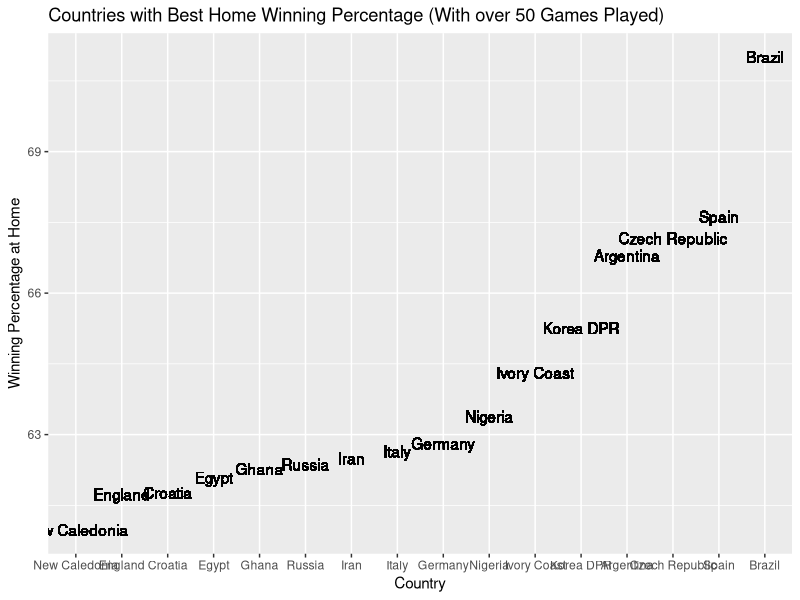
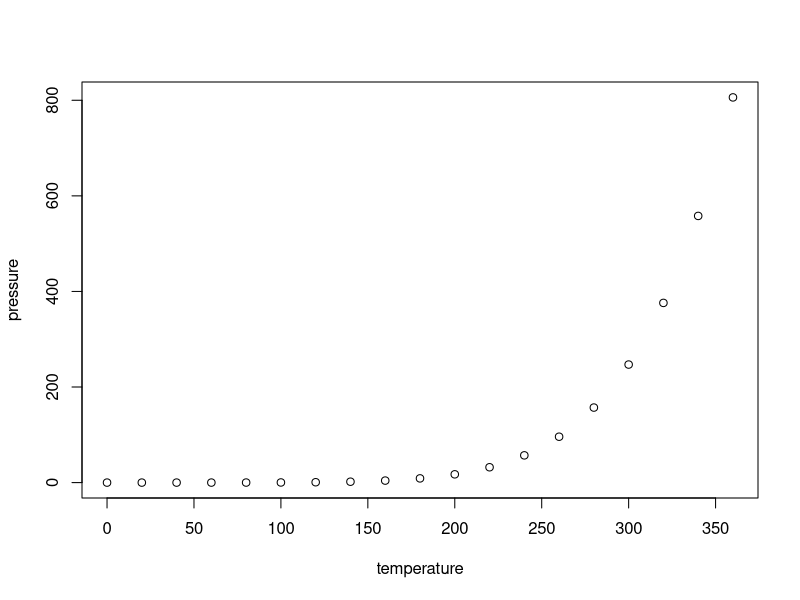

Recreate these plots in R, in order.
## ---- chunk 1
knitr::opts_chunk$set(echo = TRUE)
library(tidyverse)
## ---- chunk 2
soccerResults <- read_csv("soccerResults.csv")



#Plotting first Income Trajectory
soccerResults %>%
  mutate(`homeWin` = ifelse(home_ft>away_ft, 1, 0)) %>%
  group_by(`home_team`) %>%
  mutate(`totalWins`= sum(`homeWin`), 
         `totalGames` = length(`home_team`), 
         `percWin` = `totalWins`/`totalGames`*100) %>%
  filter(`totalGames`>50, 
         `percWin`>60) %>%
  arrange(`percWin`) %>%
  ggplot(aes(reorder(`home_team`,`percWin`), 
             `percWin`)) +
  geom_text(aes(label=`home_team`)) +
    labs(title = "Countries with Best Home Winning Percentage (With over 50 Games Played)",
       x = "Country", 
       y = "Winning Percentage at Home") 

## ---- chunk 3
plot(pressure)
